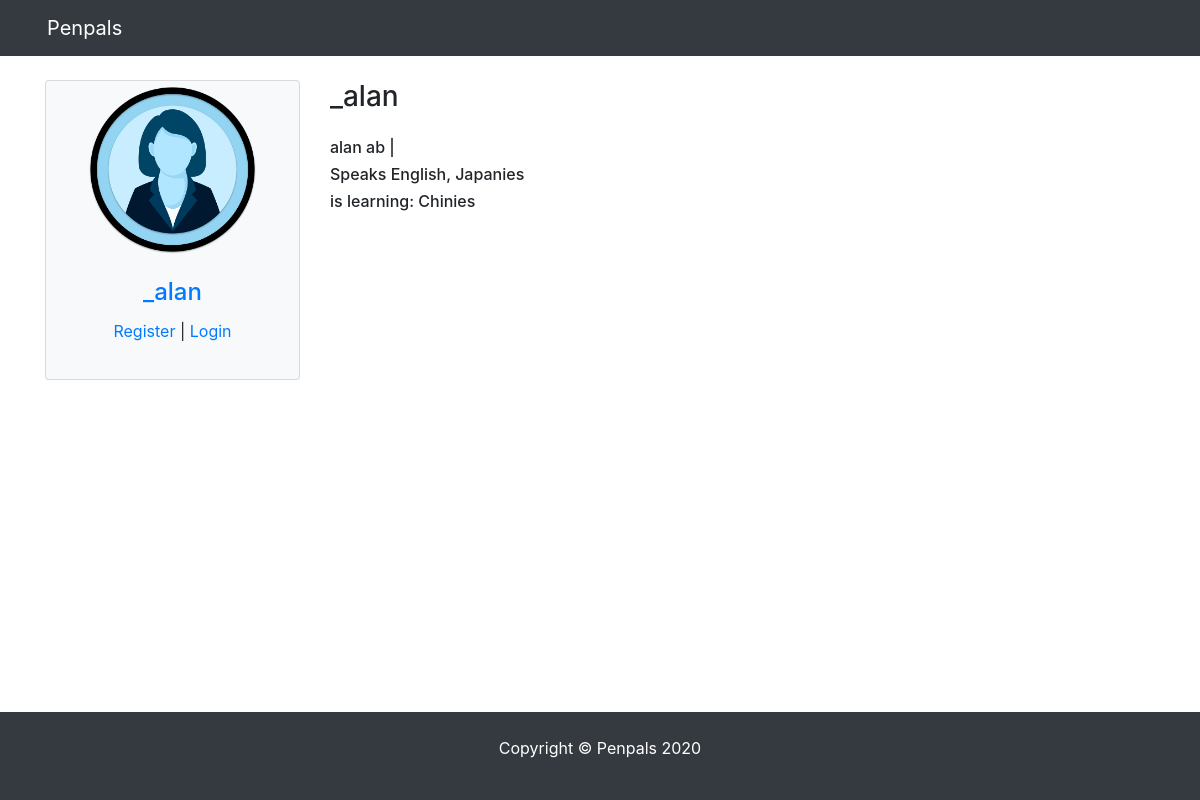
Page /profile/2 on the earlier database version.
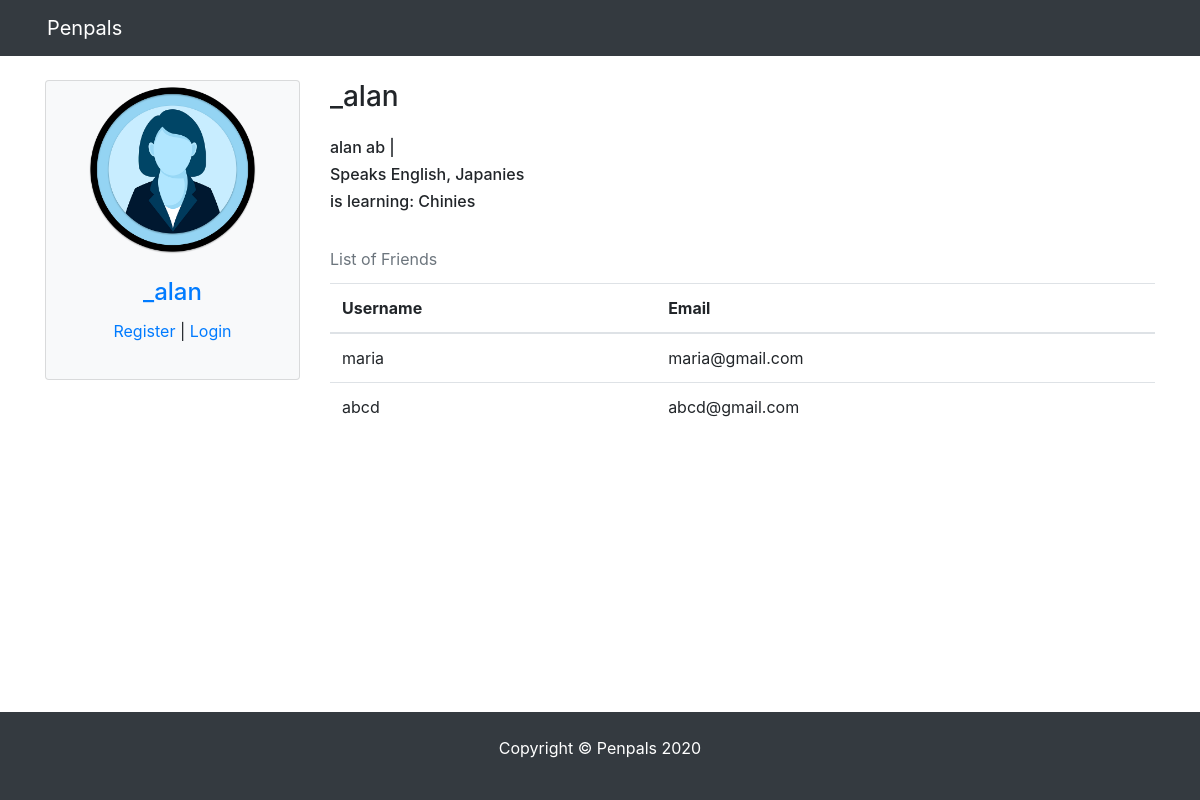
Same page on the later database version.
### pages/models.py (models this page shows)
class Profile(models.Model):
    user = models.OneToOneField(User, blank=True, null=True, on_delete=models.CASCADE)
    first = models.CharField(max_length=200, blank=True, null=True)
    last = models.CharField(max_length=200, blank=True, null=True)
    photo = models.ImageField(default='user.png', upload_to='photo/%Y/%m', blank=True, null=True)
    friends = models.ManyToManyField('self', blank=True)
    speaks =  models.CharField(max_length=200, blank=True, null=True)
    is_learning =  models.CharField(max_length=200, blank=True, null=True)
    def __str__(self):
        return str(self.user)
    def get_absolute_url(self):
        return reverse("pages:profile", kwargs={"profile_id": self.pk})
    class Meta:
        ordering = ['-id']

### pages/views.py (the view)
# urls.py: path("profile/<int:profile_id>", profile, name="profile"),
def profile(request, profile_id):
    profile = Profile.objects.get(id=profile_id)
    friends = profile.friends.all()
    received_requests = FriendRequest.objects.filter(to_profile=profile)
    btn_text = ""
    if request.user.is_authenticated:
        if profile not in request.user.profile.friends.all():
            btn_text = 'not_friend'
            if len(FriendRequest.objects.filter(from_profile=request.user.profile).filter(to_profile=profile)) == 1:
                btn_text = "request_sent"
    context = {
        'profile': profile,
        'friends': friends,
        'received_requests': received_requests,
        'btn_text': btn_text,
    }
    return render(request, 'pages/profile.html', context)

### pages/templates/pages/profile.html (shortened to what this page needs)
{% extends 'pages/base.html' %}
{% block content %}
<div class="row">
    {% include 'pages/include/_sidebar.html' %}
    <div class="col-md-9 col-sm-12">
        <h3>{{profile.user}}</h3>
            <div class="my-4">
                <h6>{{profile.first}} {{profile.last}} | {{ profile.email }}</h6>
                <h6>Speaks {{profile.speaks}}</h6>
                <h6>is learning: {{profile.is_learning}}</h6>
            </div>
            {% if friends %}
            <div class="table-responsive">
                <table class="table">
                    <caption>List of Friends</caption>
                    <body>
                        <thead>
                            <tr>
                                <th>Username</th>
                                <th>Email</th>
                            </tr>
                        </thead>
                        <tbody>
                            {% for f in friends %}
                            <tr>
                                <td>{{f}}</td>
                                <td>{{f.user.email}}</td>
                            </tr>
                            {% endfor %}
                        </tbody>
                    </body>
                </table>
            </div>
            {% endif %}
    </div>
</div>
{% endblock content %}

Differences in the rows shown:
added Profile: user.username "maria", user.email "maria@gmail.com"
now on this page (row unchanged): Profile: user.username "abcd", user.email "abcd@gmail.com"
Other differences:
text now shown: "List of Friends Username Email"
